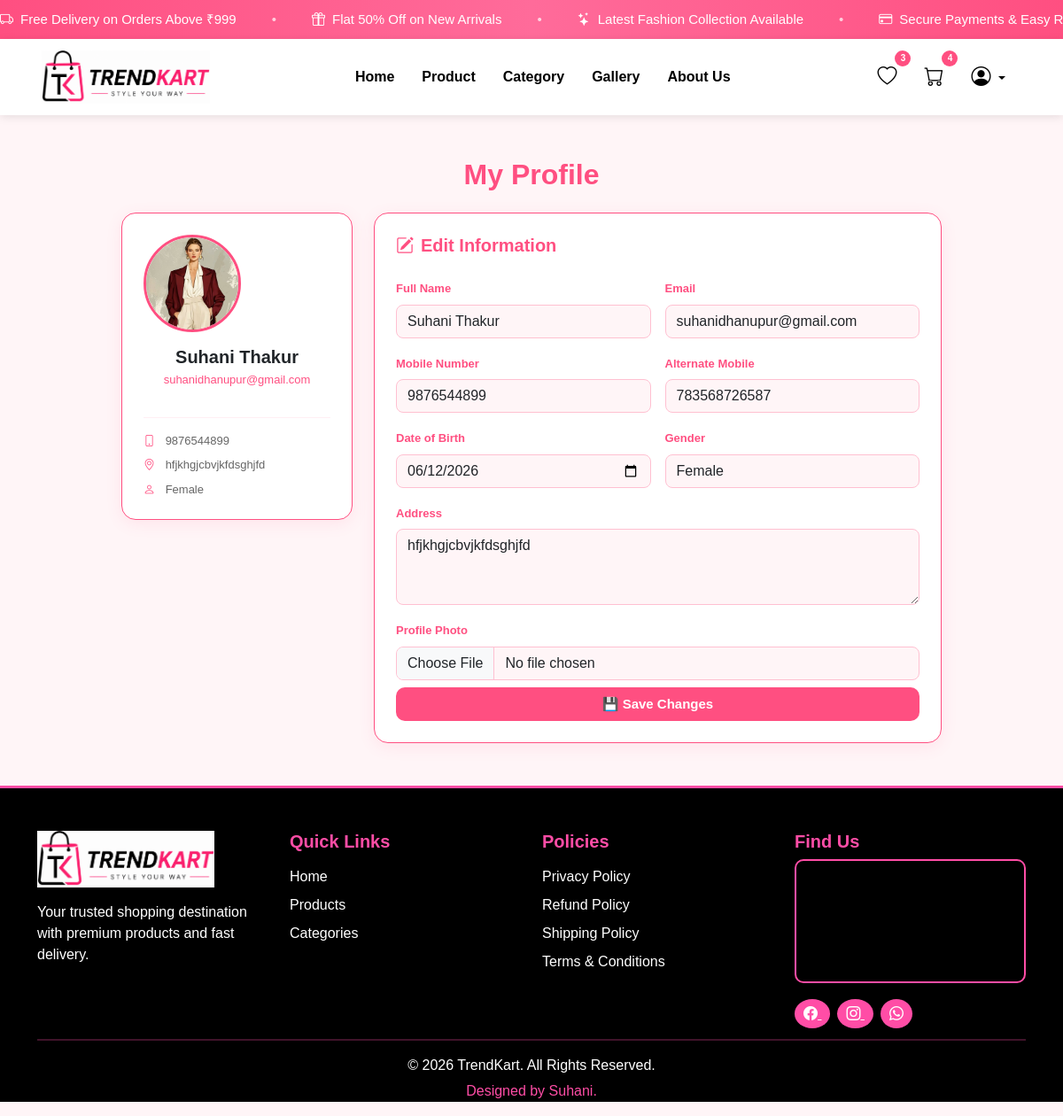
/edit-profile/ (signed in), run on the app's committed database.
### Trendkart/models.py (models this page shows, shortened)
class CustomUser(AbstractUser):
    GENDER_CHOICES = (
        ('Male', 'Male'),
        ('Female', 'Female'),
        ('Other', 'Other'),
    )
    full_name = models.CharField(max_length=255)
    email = models.EmailField(unique=True)
    mobile_no = models.CharField(max_length=15)
    dob = models.DateField(null=True, blank=True)
    address = models.TextField()
    alternate_mobile_no = models.CharField(max_length=15, null=True, blank=True)
    profile_image = models.ImageField(upload_to='profiles/', null=True, blank=True)
    gender = models.CharField(max_length=10, choices=GENDER_CHOICES, null=True, blank=True)

### Trendkart/views.py (the view, shortened to what this page needs)
# urls.py: path('edit-profile/', views.edit_profile, name='edit_profile'),
@login_required(login_url='login')
def edit_profile(request):
    user = request.user
    return render(request, 'edit_profile.html', {'user': user})

### templates/edit_profile.html (shortened to what this page needs)
{% extends 'base.html' %}
{% load static %}
{% block content %}
<div class="container mt-5 mb-5">
    <h2 class="text-center mb-4 fw-bold" style="color:#FF4F81;">
        My Profile
    </h2>
    <div class="row justify-content-center">
        <div class="col-md-3 mb-4">
            <div class="card border-0 text-center p-4"
                 style="border-radius:16px; border:1.5px solid #FF4F81 !important;
                        box-shadow:0 4px 18px rgba(255,79,129,0.1);">
                {% if user.profile_image %}
                <img src="{{ user.profile_image.url }}"
                     class="rounded-circle mb-3"
                     width="110" height="110"
                     style="object-fit:cover; border:3px solid #FF4F81;">
                {% endif %}
                <h5 class="fw-bold mb-1">{{ user.full_name|default:user.username }}</h5>
                <p style="color:#FF4F81; font-size:13px;">{{ user.email }}</p>
                <hr style="border-color:#ffc0d1;">
                <div class="text-start" style="font-size:13px; color:#666;">
                    <p class="mb-2">
                        <i class="bi bi-phone me-2" style="color:#FF4F81;"></i>
                        {{ user.mobile_no|default:"Not added" }}
                    </p>
                    <p class="mb-2">
                        <i class="bi bi-geo-alt me-2" style="color:#FF4F81;"></i>
                        {{ user.address|default:"Not added"|truncatewords:5 }}
                    </p>
                    <p class="mb-0">
                        <i class="bi bi-person me-2" style="color:#FF4F81;"></i>
                        {{ user.gender|default:"Not added" }}
                    </p>
                </div>
            </div>
        </div>
        <div class="col-md-7">
            <div class="card border-0 p-4"
                 style="border-radius:16px; border:1.5px solid #FF4F81 !important;
                        box-shadow:0 4px 18px rgba(255,79,129,0.1);">
                <h5 class="fw-bold mb-4" style="color:#FF4F81;">
                    <i class="bi bi-pencil-square me-2"></i>Edit Information
                </h5>
                <form method="POST" enctype="multipart/form-data">
                    <div class="row g-3">
                        <div class="col-md-6">
                            <label class="form-label fw-semibold" style="font-size:13px; color:#FF4F81;">Full Name</label>
                            <input type="text" name="full_name"
                                   value="{{ user.full_name }}"
                                   class="form-control"
                                   style="border:1.5px solid #ffc0d1; background:#FFF5F7; border-radius:8px;">
                        </div>
                        <div class="col-md-6">
                            <label class="form-label fw-semibold" style="font-size:13px; color:#FF4F81;">Email</label>
                            <input type="email" name="email"
                                   value="{{ user.email }}"
                                   class="form-control"
                                   style="border:1.5px solid #ffc0d1; background:#FFF5F7; border-radius:8px;">
                        </div>
                        <div class="col-md-6">
                            <label class="form-label fw-semibold" style="font-size:13px; color:#FF4F81;">Mobile Number</label>
                            <input type="text" name="mobile_no"
                                   value="{{ user.mobile_no }}"
                                   class="form-control"
                                   style="border:1.5px solid #ffc0d1; background:#FFF5F7; border-radius:8px;">
                        </div>
                        <div class="col-md-6">
                            <label class="form-label fw-semibold" style="font-size:13px; color:#FF4F81;">Alternate Mobile</label>
                            <input type="text" name="alternate_mobile_no"
                                   value="{{ user.alternate_mobile_no }}"
                                   class="form-control"
                                   style="border:1.5px solid #ffc0d1; background:#FFF5F7; border-radius:8px;">
                        </div>
                        <div class="col-md-6">
                            <label class="form-label fw-semibold" style="font-size:13px; color:#FF4F81;">Date of Birth</label>
                            <input type="date" name="dob"
                                   value="{{ user.dob|date:'Y-m-d' }}"
                                   class="form-control"
                                   style="border:1.5px solid #ffc0d1; background:#FFF5F7; border-radius:8px;">
                        </div>
                        <div class="col-md-6">
                            <label class="form-label fw-semibold" style="font-size:13px; color:#FF4F81;">Gender</label>
                            <select name="gender" class="form-select"
                                    style="border:1.5px solid #ffc0d1; background:#FFF5F7; border-radius:8px;">
                                <option value="Female" {% if user.gender == 'Female' %}selected{% endif %}>Female</option>
                            </select>
                        </div>
                        <div class="col-12">
                            <label class="form-label fw-semibold" style="font-size:13px; color:#FF4F81;">Address</label>
                            <textarea name="address" rows="3"
                                      class="form-control"
                                      style="border:1.5px solid #ffc0d1; background:#FFF5F7; border-radius:8px;">{{ user.address }}</textarea>
                        </div>
                        <div class="col-12">
                            <label class="form-label fw-semibold" style="font-size:13px; color:#FF4F81;">Profile Photo</label>
                            <input type="file" name="profile_image"
                                   accept="image/*"
                                   class="form-control"
                                   style="border:1.5px solid #ffc0d1; background:#FFF5F7; border-radius:8px;">
                        </div>
                        <div class="col-12 mt-2">
                            <button type="submit" class="btn w-100 fw-bold py-2"
                                    style="background:#FF4F81; color:#fff; border-radius:10px; border:none; font-size:15px;">
                                💾 Save Changes
                            </button>
                        </div>
                    </div>
                </form>
            </div>
        </div>
    </div>
</div>
{% endblock %}

### templates/base.html (style rules this page uses)
body { background-color: #FFF5F7; font-family: Arial, sans-serif; }

### data on the page
CustomUser: profile_image (picture), full_name "Suhani Thakur", email "suhanidhanupur@gmail.com", mobile_no "9876544899", address "hfjkhgjcbvjkfdsghjfd", gender "Female", alternate_mobile_no "783568726587", dob "06/12/2026"

### other printed values
{{ wish_count }} "3"
{{ cart_count }} "4"
